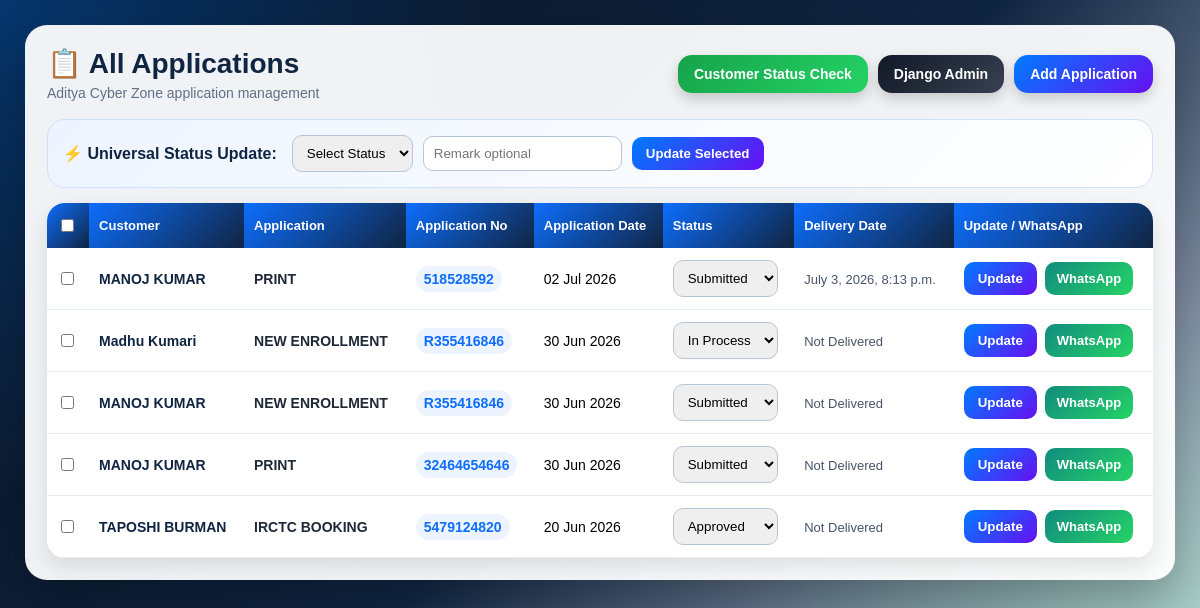
Before: /applications/ with the older database file.
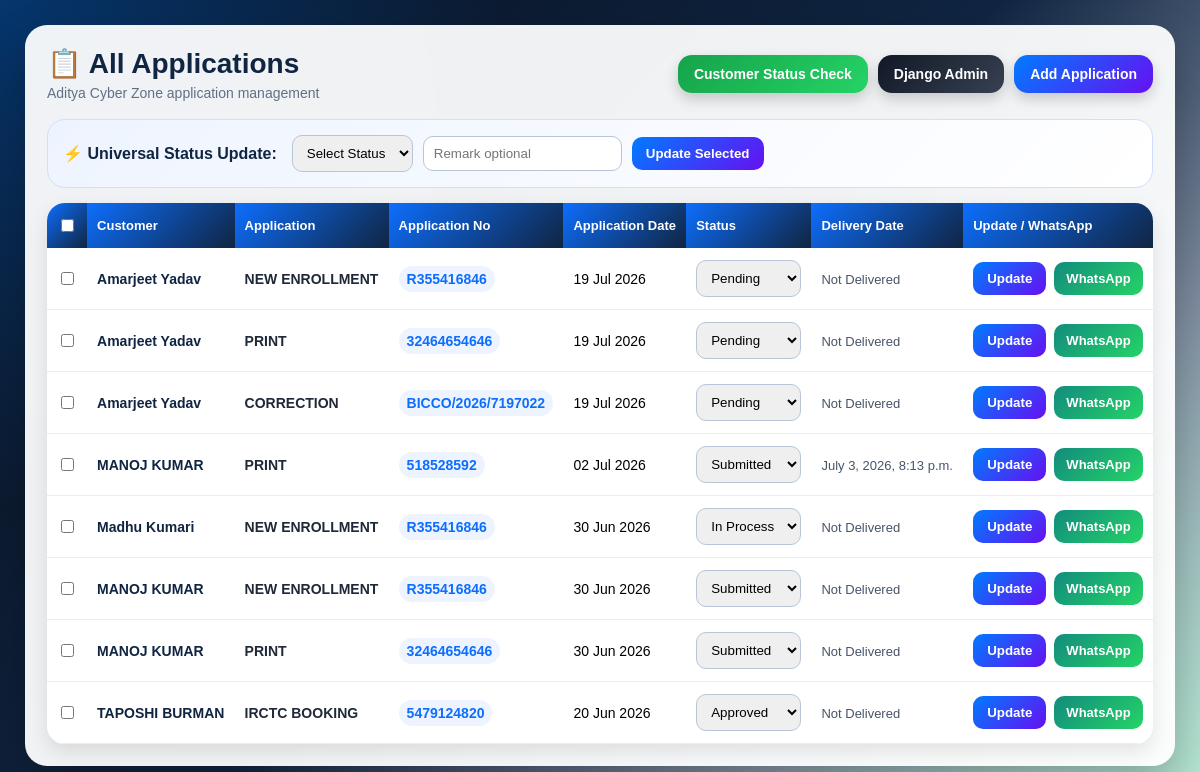
After: the same page with the newer database file.
### customers_app/models.py (models this page shows, shortened)
class Application(models.Model):
    STATUS_CHOICES = [
        ('Pending', 'Pending'),
        ('Submitted', 'Submitted'),
        ('In Process', 'In Process'),
        ('Approved', 'Approved'),
        ('Rejected', 'Rejected'),
        ('Delivered', 'Delivered'),
    ]
    PAYMENT_STATUS_CHOICES = [
        ("Unpaid", "Unpaid"),
        ("Paid", "Paid"),
    ]
    PAYMENT_MODE_CHOICES = [
        ("Cash", "Cash"),
        ("Online", "Online"),
    ]
    customer = models.ForeignKey(Customer, on_delete=models.CASCADE)
    part = models.ForeignKey(
        ApplicationPart,
        on_delete=models.SET_NULL,
        null=True,
        blank=True
    )
    sub_part = models.ForeignKey(
        ApplicationSubPart,
        on_delete=models.SET_NULL,
        null=True,
        blank=True
    )
    application_name = models.CharField(max_length=100)
    application_no = models.CharField(max_length=100)
    application_date = models.DateField()
    amount = models.DecimalField(max_digits=10, decimal_places=2, default=0)
    paid_amount = models.DecimalField(max_digits=10, decimal_places=2, default=0)
    due_amount = models.DecimalField(max_digits=10, decimal_places=2, default=0)
    payment_status = models.CharField(
        max_length=20,
        choices=PAYMENT_STATUS_CHOICES,
        default="Unpaid"
    )
    payment_mode = models.CharField(
        max_length=20,
        choices=PAYMENT_MODE_CHOICES,
        default="Cash"
    )
    payment_reference_no = models.CharField(
    max_length=50,
    unique=False,
    blank=True,
    null=True
)
    receipt_no = models.CharField(
    max_length=100,
    unique=False,
    blank=True,
    null=True
)
    razorpay_order_id = models.CharField(
        max_length=100,
        blank=True,
        null=True
    )
    razorpay_payment_id = models.CharField(
        max_length=100,
        blank=True,
        null=True
    )
    razorpay_signature = models.CharField(
        max_length=200,
        blank=True,
        null=True
    )
    status_updated_at = models.DateTimeField(auto_now=True)
    delivery_date = models.DateTimeField(null=True, blank=True)
    status = models.CharField(
        max_length=20,
        choices=STATUS_CHOICES,
        default='Pending'
    )
    remarks = models.TextField(blank=True)

class Customer(models.Model):
    user = models.OneToOneField(
        User,
        on_delete=models.CASCADE,
        null=True,
        blank=True
    )
    name = models.CharField(max_length=100)
    aadhaar_no = models.CharField(max_length=20, unique=True)
    contact_no = models.CharField(max_length=15)
    is_registered = models.BooleanField(default=False)

### customers_app/views.py (the view)
# urls.py: path('applications/', views.all_applications, name='all_applications'),
def all_applications(request):
    status = request.GET.get("status")
    if status:
        applications = Application.objects.filter(status=status).order_by("-application_date")
    else:
        applications = Application.objects.all().order_by("-application_date")
    return render(request, "all_applications.html", {
        "applications": applications,
        "selected_status": status
    })

### templates/all_applications.html (shortened to what this page needs)
<!DOCTYPE html>
<html>
<head>
</head>
<body>
<div class="container">
    <div class="topbar">
        <div>
            <h1>📋 All Applications</h1>
            <div class="subtitle">Aditya Cyber Zone application management</div>
        </div>
        <div class="top-buttons">
            <a href="/check-status/" class="btn-link green">Customer Status Check</a>
            <a href="/admin/" class="btn-link dark">Django Admin</a>
            <a href="/add-application/" class="btn-link blue">Add Application</a>
        </div>
    </div>
    <form method="POST" action="{% url 'bulk_update_status' %}">
        <div class="bulk-box">
            <span class="bulk-title">⚡ Universal Status Update:</span>
            <select name="bulk_status" required>
                <option value="">Select Status</option>
            </select>
            <input type="text" name="bulk_remark" placeholder="Remark optional">
            <button type="submit">Update Selected</button>
        </div>
        <div class="table-wrap">
            <table>
                <tr>
                    <th><input type="checkbox" onclick="toggleAll(this)"></th>
                    <th>Customer</th>
                    <th>Application</th>
                    <th>Application No</th>
                    <th>Application Date</th>
                    <th>Status</th>
                    <th>Delivery Date</th>
                    <th>Update / WhatsApp</th>
                </tr>
                {% for app in applications %}
                <tr>
                    <td>
                        <input type="checkbox" name="selected_applications" value="{{ app.id }}">
                    </td>
                    <td><span class="customer">{{ app.customer.name }}</span></td>
                    <td><span class="app-name">{{ app.application_name }}</span></td>
                    <td><span class="app-no">{{ app.application_no }}</span></td>
                    <td>{{ app.application_date|date:"d M Y" }}</td>
                    <td>
                        <select name="status" form="form{{ app.id }}">
                            <option value="Pending" {% if app.status == "Pending" %}selected{% endif %}>Pending</option>
                            <option value="Submitted" {% if app.status == "Submitted" %}selected{% endif %}>Submitted</option>
                            <option value="In Process" {% if app.status == "In Process" %}selected{% endif %}>In Process</option>
                            <option value="Approved" {% if app.status == "Approved" %}selected{% endif %}>Approved</option>
                        </select>
                    </td>
                    <td>
                        <span class="delivery">
                            {% if app.delivery_date %}
                                {{ app.delivery_date }}
                            {% else %}
                                Not Delivered
                            {% endif %}
                        </span>
                    </td>
                    <td>
                        <div class="actions">
                            <form id="form{{ app.id }}" method="POST" action="{% url 'update_status' app.id %}">
                                <button type="submit">Update</button>
                            </form>
                            <a class="whatsapp-btn"
                               target="_blank"
                               href="https://wa.me/91{{ app.customer.contact_no }}?text=Aditya%20Cyber%20Zone%0A%0ADear%20{{ app.customer.name }},%0A%0AYour%20Application%20Status%20has%20been%20updated.%0A%0AApplication:%20{{ app.application_name }}%0AApplication%20No:%20{{ app.application_no }}%0ACurrent%20Status:%20{{ app.status }}%0A%0AThank%20you.">
                                WhatsApp
                            </a>
                        </div>
                    </td>
                </tr>
                {% empty %}
                <tr>
                    <td colspan="7" class="empty">No applications found.</td>
                </tr>
                {% endfor %}
            </table>
        </div>
    </form>
</div>
</body>
</html>

### templates/all_applications.html (style rules this page uses)
* { box-sizing:border-box; }
body { font-family:Arial, sans-serif; margin:0; min-height:100vh; padding:25px; background: radial-gradient(circle at top left, rgba(0,123,255,.35), transparent 35%), radial-gradient(circle at bottom right, rgba(37,211,102,.28), transparent 35%), linear-gradient(135deg,#08111f,#102542,#eef4ff); }
.container { max-width:1250px; margin:auto; background:rgba(255,255,255,.94); padding:22px; border-radius:22px; box-shadow:0 20px 45px rgba(0,0,0,.25); backdrop-filter:blur(10px); }
.topbar { display:flex; justify-content:space-between; align-items:center; gap:15px; flex-wrap:wrap; margin-bottom:18px; }
h1 { margin:0; color:#102542; font-size:28px; }
.subtitle { margin-top:5px; color:#607086; font-size:14px; }
.top-buttons { display:flex; gap:10px; flex-wrap:wrap; }
.btn-link { color:white; padding:11px 16px; text-decoration:none; border-radius:14px; font-size:14px; display:inline-block; font-weight:bold; box-shadow:0 6px 14px rgba(0,0,0,.18); }
.green { background:linear-gradient(135deg,#16a34a,#25D366); }
.dark { background:linear-gradient(135deg,#111827,#374151); }
.blue { background:linear-gradient(135deg,#007bff,#6610f2); }
.bulk-box { background:linear-gradient(135deg,#eef4ff,#ffffff); padding:15px; border-radius:18px; margin-bottom:15px; border:1px solid #cfe0ff; display:flex; align-items:center; gap:10px; flex-wrap:wrap; }
.bulk-title { font-weight:bold; color:#102542; margin-right:5px; }
select,input { padding:9px 10px; border-radius:10px; border:1px solid #b8c5d6; outline:none; }
button { background:linear-gradient(135deg,#007bff,#6610f2); color:white; border:none; padding:9px 14px; border-radius:10px; cursor:pointer; font-weight:bold; }
.table-wrap { width:100%; overflow-x:auto; border-radius:18px; box-shadow:0 8px 20px rgba(0,0,0,.10); }
table { width:100%; border-collapse:collapse; background:white; min-width:850px; }
table th { background:linear-gradient(135deg,#0d6efd,#102542); color:white; padding:13px 10px; text-align:left; font-size:13px; white-space:nowrap; }
table td { padding:12px 10px; border-bottom:1px solid #e8edf5; vertical-align:middle; font-size:14px; }
.customer { font-weight:bold; color:#102542; }
.app-name { font-weight:bold; color:#1f2937; }
.app-no { background:#eef4ff; color:#0d6efd; padding:5px 8px; border-radius:999px; font-weight:bold; display:inline-block; }
.delivery { color:#475569; font-size:13px; }
.actions { display:flex; gap:8px; align-items:center; flex-wrap:wrap; }
.whatsapp-btn { background:linear-gradient(135deg,#128C7E,#25D366); color:white; padding:9px 12px; border-radius:10px; text-decoration:none; display:inline-block; font-size:13px; font-weight:bold; }

Changed rows visible on the page:
added Application: customer.name "Amarjeet Yadav", application_name "NEW ENROLLMENT", application_no "R355416846", application_date "19 Jul 2026", status "Pending", shows "Not Delivered"
added Application: customer.name "Amarjeet Yadav", application_name "PRINT", application_no "32464654646", application_date "19 Jul 2026", status "Pending", shows "Not Delivered"
added Application: customer.name "Amarjeet Yadav", application_name "CORRECTION", application_no "BICCO/2026/7197022", application_date "19 Jul 2026", status "Pending", shows "Not Delivered"
